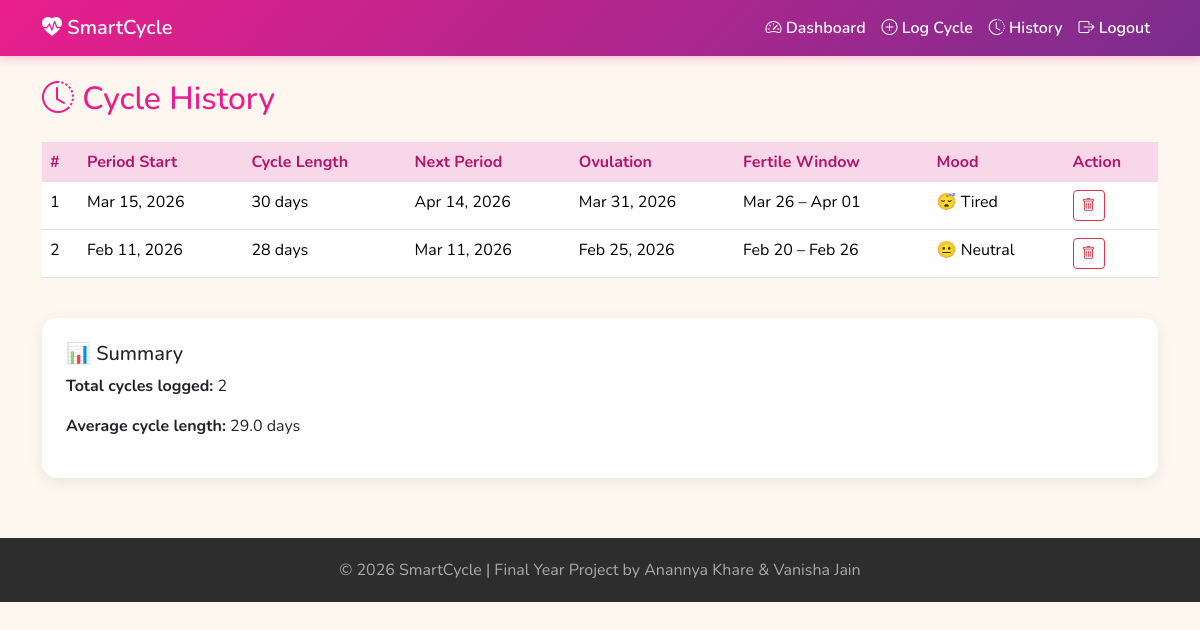
The page /history (signed in) on the database its author committed.
### models.py (models this page shows)
class Cycle(db.Model):
    id = db.Column(db.Integer, primary_key=True)
    user_id = db.Column(db.Integer, db.ForeignKey('user.id'), nullable=False)
    last_period = db.Column(db.Date, nullable=False)
    cycle_length = db.Column(db.Integer, nullable=False, default=28)
    mood = db.Column(db.String(50))
    notes = db.Column(db.Text)
    logged_at = db.Column(db.DateTime, default=datetime.utcnow)

### app.py (the view)
@app.route('/history')
@login_required
def history():
    cycles = Cycle.query.filter_by(user_id=current_user.id).order_by(Cycle.last_period.desc()).all()
    history_data = []
    for c in cycles:
        pred = calculate_predictions(c.last_period, c.cycle_length)
        history_data.append({
            'cycle': c,
            'predictions': pred
        })
    return render_template('history.html', history_data=history_data)

### app.py (called while the page is built)
@login_manager.user_loader
def load_user(user_id):
    return User.query.get(int(user_id))

### templates/history.html
{% extends "base.html" %}
{% block content %}
<div class="container my-4">
    <h2 class="mb-4" style="color:var(--pink-primary)"><i class="bi bi-clock-history"></i> Cycle History</h2>
    {% if history_data %}
    <div class="table-responsive">
        <table class="table table-history">
            <thead>
                <tr>
                    <th>#</th>
                    <th>Period Start</th>
                    <th>Cycle Length</th>
                    <th>Next Period</th>
                    <th>Ovulation</th>
                    <th>Fertile Window</th>
                    <th>Mood</th>
                    <th>Action</th>
                </tr>
            </thead>
            <tbody>
                {% for item in history_data %}
                <tr>
                    <td>{{ loop.index }}</td>
                    <td>{{ item.cycle.last_period.strftime('%b %d, %Y') }}</td>
                    <td>{{ item.cycle.cycle_length }} days</td>
                    <td>{{ item.predictions.next_period.strftime('%b %d, %Y') }}</td>
                    <td>{{ item.predictions.ovulation_day.strftime('%b %d, %Y') }}</td>
                    <td>{{ item.predictions.fertile_start.strftime('%b %d') }} – {{ item.predictions.fertile_end.strftime('%b %d') }}</td>
                    <td>{{ item.cycle.mood or '—' }}</td>
                    <td>
                        <a href="{{ url_for('delete_cycle', cycle_id=item.cycle.id) }}" class="btn btn-sm btn-outline-danger" onclick="return confirm('Delete this entry?')">
                            <i class="bi bi-trash"></i>
                        </a>
                    </td>
                </tr>
                {% endfor %}
            </tbody>
        </table>
    </div>
    <div class="card p-4 mt-4">
        <h5>📊 Summary</h5>
        <p><strong>Total cycles logged:</strong> {{ history_data|length }}</p>
        {% if history_data|length > 1 %}
            <p><strong>Average cycle length:</strong>
                {{ (history_data | map(attribute='cycle') | map(attribute='cycle_length') | list | sum / history_data|length) | round(1) }} days
            </p>
        {% endif %}
    </div>
    {% else %}
    <div class="card p-5 text-center">
        <h4>No history yet</h4>
        <p class="text-muted">Log your cycles to build your history.</p>
        <a href="{{ url_for('log_cycle') }}" class="btn btn-pink">Log Cycle</a>
    </div>
    {% endif %}
</div>
{% endblock %}

### static/style.css (style rules this page uses)
:root { --pink-primary: #e91e8c; --pink-light: #f8d7e8; --pink-dark: #b3156b; --purple-accent: #7b2d8e; --bg-cream: #fef7f0; --text-dark: #2d2d2d; }
body { font-family: 'Nunito', sans-serif; background-color: var(--bg-cream); color: var(--text-dark); }
.card { border: none; border-radius: 15px; box-shadow: 0 4px 15px rgba(0,0,0,0.08); transition: transform 0.2s; }
.table-history th { background: var(--pink-light); color: var(--pink-dark); border: none; }

### rows shown on the page
Cycle: cycle.last_period "Mar 15, 2026", cycle.cycle_length "30", cycle "😴 Tired"
Cycle: cycle.last_period "Feb 11, 2026", cycle.cycle_length "28", cycle "😐 Neutral"

### other values the page prints
{{ item.predictions.next_period.strftime('%b %d, %Y') }} "Apr 14, 2026" "Mar 11, 2026"
{{ item.predictions.ovulation_day.strftime('%b %d, %Y') }} "Mar 31, 2026" "Feb 25, 2026"
{{ item.predictions.fertile_start.strftime('%b %d') }} "Mar 26" "Feb 20"
{{ item.predictions.fertile_end.strftime('%b %d') }} "Apr 01" "Feb 26"
{{ history_data|length }} "2"
